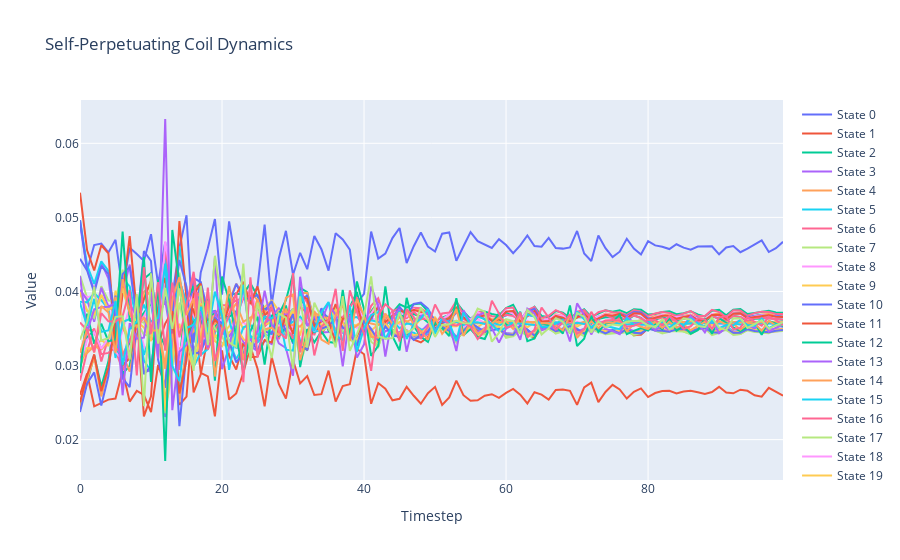

Write notebook code for a chart like this one.
### Markdown cell above
Because coils are self-perpetuating dynamic systems, we can spin them up and let them run by using the 'step_coil' method. This gives a good look into just how crazy dynamics produces by coils on their own can be.

### Code cell
states = []
# Select the batch we want to make predictions for
batch = 10


# Grab starting state tensor
state_tensor = X[:,0,:]

# How many steps do we want to run the coil overall?
max_steps = 100

batch_size = X.shape[0]
transition_tensor = torch.softmax(torch.zeros(batch_size, n_features, n_features), dim = 1).to("cuda")
for step_state in range(max_steps):
    state_tensor, transition_tensor = model.step_coil(state_tensor, transition_tensor)
    states.append(state_tensor[batch,:])

# Move state dynamics to CPU
data = [row.to('cpu').detach().numpy() for row in states]
# Transpose the data to get 5 traces
traces = list(zip(*data))


# Create the figure and add traces
fig = go.Figure()

# Plotting
for i, trace in enumerate(traces):
    model_trace = go.Scatter(y=trace, mode='lines', name=f'State {i}')
    fig.add_trace(model_trace)

# Add title and labels
fig.update_layout(title=f'Self-Perpetuating Coil Dynamics',
                    xaxis_title='Timestep',
                    yaxis_title='Value')

# Show the figure
fig.show()
